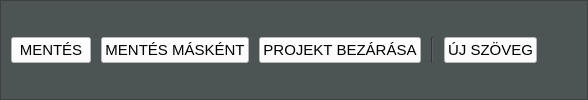
         <widget class="QFrame" name="frame">
          <property name="styleSheet">
           <string notr="true">background-color: rgb(76, 84, 84);</string>
          </property>
          <property name="frameShape">
           <enum>QFrame::StyledPanel</enum>
          </property>
          <property name="frameShadow">
           <enum>QFrame::Raised</enum>
          </property>
          <layout class="QGridLayout" name="gridLayout_2">
           <property name="leftMargin">
            <number>0</number>
           </property>
           <property name="topMargin">
            <number>0</number>
           </property>
           <property name="rightMargin">
            <number>0</number>
           </property>
           <property name="bottomMargin">
            <number>0</number>
           </property>
           <property name="spacing">
            <number>0</number>
           </property>
           <item row="0" column="0">
            <layout class="QHBoxLayout" name="horizontalLayout">
             <property name="spacing">
              <number>10</number>
             </property>
             <property name="leftMargin">
              <number>10</number>
             </property>
             <property name="topMargin">
              <number>10</number>
             </property>
             <property name="rightMargin">
              <number>10</number>
             </property>
             <property name="bottomMargin">
              <number>10</number>
             </property>
             <item>
              <widget class="QPushButton" name="mentesPushButtonSzerkeszto">
               <property name="font">
                <font>
                 <pointsize>11</pointsize>
                </font>
               </property>
               <property name="styleSheet">
                <string notr="true">color: rgb(0, 0, 0);
background-color: rgb(255, 255, 255);</string>
               </property>
               <property name="text">
                <string>MENTÉS</string>
               </property>
              </widget>
             </item>
             <item>
              <widget class="QPushButton" name="mentesMaskentPushButtonSzerkeszto">
               <property name="font">
                <font>
                 <pointsize>11</pointsize>
                </font>
               </property>
               <property name="styleSheet">
                <string notr="true">color: rgb(0, 0, 0);
background-color: rgb(255, 255, 255);</string>
               </property>
               <property name="text">
                <string>MENTÉS MÁSKÉNT</string>
               </property>
              </widget>
             </item>
             <item>
              <widget class="QPushButton" name="bezarasPushButtonSzerkeszto">
               <property name="font">
                <font>
                 <pointsize>11</pointsize>
                </font>
               </property>
               <property name="styleSheet">
                <string notr="true">color: rgb(0, 0, 0);
background-color: rgb(255, 255, 255);</string>
               </property>
               <property name="text">
                <string>PROJEKT BEZÁRÁSA</string>
               </property>
              </widget>
             </item>
             <item>
              <widget class="Line" name="line">
               <property name="orientation">
                <enum>Qt::Vertical</enum>
               </property>
              </widget>
             </item>
             <item>
              <widget class="QPushButton" name="ujSzovegPushButtonSzerkeszto">
               <property name="font">
                <font>
                 <pointsize>11</pointsize>
                </font>
               </property>
               <property name="styleSheet">
                <string notr="true">color: rgb(0, 0, 0);
background-color: rgb(255, 255, 255);</string>
               </property>
               <property name="text">
                <string>ÚJ SZÖVEG</string>
               </property>
              </widget>
             </item>
             <item>
              <spacer name="horizontalSpacer">
               <property name="orientation">
                <enum>Qt::Horizontal</enum>
               </property>
               <property name="sizeHint" stdset="0">
                <size>
                 <width>40</width>
                 <height>20</height>
                </size>
               </property>
              </spacer>
             </item>
            </layout>
           </item>
          </layout>
         </widget>
